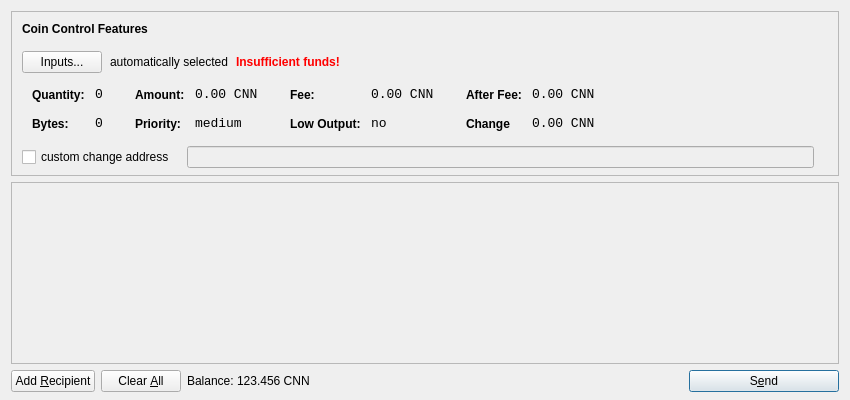
<?xml version="1.0" encoding="UTF-8"?>
<ui version="4.0">
 <class>SendCoinsDialog</class>
 <widget class="QDialog" name="SendCoinsDialog">
  <property name="geometry">
   <rect>
    <x>0</x>
    <y>0</y>
    <width>850</width>
    <height>400</height>
   </rect>
  </property>
  <property name="windowTitle">
   <string>Send Coins</string>
  </property>
  <layout class="QVBoxLayout" name="verticalLayout" stretch="0,1,0">
   <property name="bottomMargin">
    <number>8</number>
   </property>
   <item>
    <widget class="QFrame" name="frameCoinControl">
     <property name="sizePolicy">
      <sizepolicy hsizetype="Expanding" vsizetype="Expanding">
       <horstretch>0</horstretch>
       <verstretch>0</verstretch>
      </sizepolicy>
     </property>
     <property name="maximumSize">
      <size>
       <width>16777215</width>
       <height>16777215</height>
      </size>
     </property>
     <property name="frameShape">
      <enum>QFrame::StyledPanel</enum>
     </property>
     <property name="frameShadow">
      <enum>QFrame::Sunken</enum>
     </property>
     <layout class="QVBoxLayout" name="verticalLayoutCoinControl2">
      <property name="spacing">
       <number>-1</number>
      </property>
      <property name="leftMargin">
       <number>0</number>
      </property>
      <property name="topMargin">
       <number>0</number>
      </property>
      <property name="rightMargin">
       <number>0</number>
      </property>
      <property name="bottomMargin">
       <number>6</number>
      </property>
      <item>
       <layout class="QVBoxLayout" name="verticalLayoutCoinControl" stretch="0,0,0,0,1">
        <property name="spacing">
         <number>0</number>
        </property>
        <property name="leftMargin">
         <number>10</number>
        </property>
        <property name="topMargin">
         <number>10</number>
        </property>
        <item>
         <layout class="QHBoxLayout" name="horizontalLayoutCoinControl1">
          <property name="bottomMargin">
           <number>15</number>
          </property>
          <item>
           <widget class="QLabel" name="labelCoinControlFeatures">
            <property name="sizePolicy">
             <sizepolicy hsizetype="Preferred" vsizetype="Maximum">
              <horstretch>0</horstretch>
              <verstretch>0</verstretch>
             </sizepolicy>
            </property>
            <property name="font">
             <font>
              <weight>75</weight>
              <bold>true</bold>
             </font>
            </property>
            <property name="styleSheet">
             <string notr="true">font-weight:bold;</string>
            </property>
            <property name="text">
             <string>Coin Control Features</string>
            </property>
           </widget>
          </item>
         </layout>
        </item>
        <item>
         <layout class="QHBoxLayout" name="horizontalLayoutCoinControl2" stretch="0,0,0,0">
          <property name="spacing">
           <number>8</number>
          </property>
          <property name="bottomMargin">
           <number>10</number>
          </property>
          <item>
           <widget class="QPushButton" name="pushButtonCoinControl">
            <property name="styleSheet">
             <string notr="true"/>
            </property>
            <property name="text">
             <string>Inputs...</string>
            </property>
           </widget>
          </item>
          <item>
           <widget class="QLabel" name="labelCoinControlAutomaticallySelected">
            <property name="text">
             <string>automatically selected</string>
            </property>
            <property name="margin">
             <number>5</number>
            </property>
           </widget>
          </item>
          <item>
           <widget class="QLabel" name="labelCoinControlInsuffFunds">
            <property name="font">
             <font>
              <weight>75</weight>
              <bold>true</bold>
             </font>
            </property>
            <property name="styleSheet">
             <string notr="true">color:red;font-weight:bold;</string>
            </property>
            <property name="text">
             <string>Insufficient funds!</string>
            </property>
            <property name="margin">
             <number>5</number>
            </property>
           </widget>
          </item>
          <item>
           <spacer name="horizontalSpacerCoinControl">
            <property name="orientation">
             <enum>Qt::Horizontal</enum>
            </property>
            <property name="sizeHint" stdset="0">
             <size>
              <width>40</width>
              <height>1</height>
             </size>
            </property>
           </spacer>
          </item>
         </layout>
        </item>
        <item>
         <widget class="QWidget" name="widgetCoinControl" native="true">
          <property name="sizePolicy">
           <sizepolicy hsizetype="Preferred" vsizetype="Preferred">
            <horstretch>0</horstretch>
            <verstretch>0</verstretch>
           </sizepolicy>
          </property>
          <property name="minimumSize">
           <size>
            <width>0</width>
            <height>0</height>
           </size>
          </property>
          <property name="styleSheet">
           <string notr="true"/>
          </property>
          <layout class="QHBoxLayout" name="horizontalLayoutCoinControl5">
           <property name="margin">
            <number>0</number>
           </property>
           <item>
            <layout class="QHBoxLayout" name="horizontalLayoutCoinControl3" stretch="0,0,0,1">
             <property name="spacing">
              <number>20</number>
             </property>
             <property name="topMargin">
              <number>0</number>
             </property>
             <property name="bottomMargin">
              <number>10</number>
             </property>
             <item>
              <layout class="QFormLayout" name="formLayoutCoinControl1">
               <property name="horizontalSpacing">
                <number>10</number>
               </property>
               <property name="verticalSpacing">
                <number>14</number>
               </property>
               <property name="leftMargin">
                <number>10</number>
               </property>
               <property name="topMargin">
                <number>4</number>
               </property>
               <property name="rightMargin">
                <number>6</number>
               </property>
               <item row="0" column="0">
                <widget class="QLabel" name="labelCoinControlQuantityText">
                 <property name="styleSheet">
                  <string notr="true">font-weight:bold;</string>
                 </property>
                 <property name="text">
                  <string>Quantity:</string>
                 </property>
                 <property name="margin">
                  <number>0</number>
                 </property>
                </widget>
               </item>
               <item row="0" column="1">
                <widget class="QLabel" name="labelCoinControlQuantity">
                 <property name="font">
                  <font>
                   <family>Monospace</family>
                   <pointsize>10</pointsize>
                  </font>
                 </property>
                 <property name="cursor">
                  <cursorShape>IBeamCursor</cursorShape>
                 </property>
                 <property name="contextMenuPolicy">
                  <enum>Qt::ActionsContextMenu</enum>
                 </property>
                 <property name="text">
                  <string>0</string>
                 </property>
                 <property name="margin">
                  <number>0</number>
                 </property>
                 <property name="textInteractionFlags">
                  <set>Qt::LinksAccessibleByMouse|Qt::TextSelectableByKeyboard|Qt::TextSelectableByMouse</set>
                 </property>
                </widget>
               </item>
               <item row="1" column="0">
                <widget class="QLabel" name="labelCoinControlBytesText">
                 <property name="styleSheet">
                  <string notr="true">font-weight:bold;</string>
                 </property>
                 <property name="text">
                  <string>Bytes:</string>
                 </property>
                </widget>
               </item>
               <item row="1" column="1">
                <widget class="QLabel" name="labelCoinControlBytes">
                 <property name="font">
                  <font>
                   <family>Monospace</family>
                   <pointsize>10</pointsize>
                  </font>
                 </property>
                 <property name="cursor">
                  <cursorShape>IBeamCursor</cursorShape>
                 </property>
                 <property name="contextMenuPolicy">
                  <enum>Qt::ActionsContextMenu</enum>
                 </property>
                 <property name="text">
                  <string>0</string>
                 </property>
                 <property name="textInteractionFlags">
                  <set>Qt::LinksAccessibleByMouse|Qt::TextSelectableByKeyboard|Qt::TextSelectableByMouse</set>
                 </property>
                </widget>
               </item>
              </layout>
             </item>
             <item>
              <layout class="QFormLayout" name="formLayoutCoinControl2">
               <property name="horizontalSpacing">
                <number>10</number>
               </property>
               <property name="verticalSpacing">
                <number>14</number>
               </property>
               <property name="leftMargin">
                <number>6</number>
               </property>
               <property name="topMargin">
                <number>4</number>
               </property>
               <property name="rightMargin">
                <number>6</number>
               </property>
               <item row="0" column="0">
                <widget class="QLabel" name="labelCoinControlAmountText">
                 <property name="styleSheet">
                  <string notr="true">font-weight:bold;</string>
                 </property>
                 <property name="text">
                  <string>Amount:</string>
                 </property>
                 <property name="margin">
                  <number>0</number>
                 </property>
                </widget>
               </item>
               <item row="0" column="1">
                <widget class="QLabel" name="labelCoinControlAmount">
                 <property name="font">
                  <font>
                   <family>Monospace</family>
                   <pointsize>10</pointsize>
                  </font>
                 </property>
                 <property name="cursor">
                  <cursorShape>IBeamCursor</cursorShape>
                 </property>
                 <property name="contextMenuPolicy">
                  <enum>Qt::ActionsContextMenu</enum>
                 </property>
                 <property name="text">
                  <string>0.00 CNN</string>
                 </property>
                 <property name="textInteractionFlags">
                  <set>Qt::LinksAccessibleByMouse|Qt::TextSelectableByKeyboard|Qt::TextSelectableByMouse</set>
                 </property>
                </widget>
               </item>
               <item row="1" column="0">
                <widget class="QLabel" name="labelCoinControlPriorityText">
                 <property name="styleSheet">
                  <string notr="true">font-weight:bold;</string>
                 </property>
                 <property name="text">
                  <string>Priority:</string>
                 </property>
                </widget>
               </item>
               <item row="1" column="1">
                <widget class="QLabel" name="labelCoinControlPriority">
                 <property name="font">
                  <font>
                   <family>Monospace</family>
                   <pointsize>10</pointsize>
                  </font>
                 </property>
                 <property name="cursor">
                  <cursorShape>IBeamCursor</cursorShape>
                 </property>
                 <property name="contextMenuPolicy">
                  <enum>Qt::ActionsContextMenu</enum>
                 </property>
                 <property name="text">
                  <string>medium</string>
                 </property>
                 <property name="textInteractionFlags">
                  <set>Qt::LinksAccessibleByMouse|Qt::TextSelectableByKeyboard|Qt::TextSelectableByMouse</set>
                 </property>
                </widget>
               </item>
              </layout>
             </item>
             <item>
              <layout class="QFormLayout" name="formLayoutCoinControl3">
               <property name="horizontalSpacing">
                <number>10</number>
               </property>
               <property name="verticalSpacing">
                <number>14</number>
               </property>
               <property name="leftMargin">
                <number>6</number>
               </property>
               <property name="topMargin">
                <number>4</number>
               </property>
               <property name="rightMargin">
                <number>6</number>
               </property>
               <item row="0" column="0">
                <widget class="QLabel" name="labelCoinControlFeeText">
                 <property name="styleSheet">
                  <string notr="true">font-weight:bold;</string>
                 </property>
                 <property name="text">
                  <string>Fee:</string>
                 </property>
                 <property name="margin">
                  <number>0</number>
                 </property>
                </widget>
               </item>
               <item row="0" column="1">
                <widget class="QLabel" name="labelCoinControlFee">
                 <property name="font">
                  <font>
                   <family>Monospace</family>
                   <pointsize>10</pointsize>
                  </font>
                 </property>
                 <property name="cursor">
                  <cursorShape>IBeamCursor</cursorShape>
                 </property>
                 <property name="contextMenuPolicy">
                  <enum>Qt::ActionsContextMenu</enum>
                 </property>
                 <property name="text">
                  <string>0.00 CNN</string>
                 </property>
                 <property name="textInteractionFlags">
                  <set>Qt::LinksAccessibleByMouse|Qt::TextSelectableByKeyboard|Qt::TextSelectableByMouse</set>
                 </property>
                </widget>
               </item>
               <item row="1" column="0">
                <widget class="QLabel" name="labelCoinControlLowOutputText">
                 <property name="styleSheet">
                  <string notr="true">font-weight:bold;</string>
                 </property>
                 <property name="text">
                  <string>Low Output:</string>
                 </property>
                </widget>
               </item>
               <item row="1" column="1">
                <widget class="QLabel" name="labelCoinControlLowOutput">
                 <property name="font">
                  <font>
                   <family>Monospace</family>
                   <pointsize>10</pointsize>
                  </font>
                 </property>
                 <property name="cursor">
                  <cursorShape>IBeamCursor</cursorShape>
                 </property>
                 <property name="contextMenuPolicy">
                  <enum>Qt::ActionsContextMenu</enum>
                 </property>
                 <property name="text">
                  <string>no</string>
                 </property>
                 <property name="textInteractionFlags">
                  <set>Qt::LinksAccessibleByMouse|Qt::TextSelectableByKeyboard|Qt::TextSelectableByMouse</set>
                 </property>
                </widget>
               </item>
              </layout>
             </item>
             <item>
              <layout class="QFormLayout" name="formLayoutCoinControl4">
               <property name="horizontalSpacing">
                <number>10</number>
               </property>
               <property name="verticalSpacing">
                <number>14</number>
               </property>
               <property name="leftMargin">
                <number>6</number>
               </property>
               <property name="topMargin">
                <number>4</number>
               </property>
               <property name="rightMargin">
                <number>6</number>
               </property>
               <item row="0" column="0">
                <widget class="QLabel" name="labelCoinControlAfterFeeText">
                 <property name="styleSheet">
                  <string notr="true">font-weight:bold;</string>
                 </property>
                 <property name="text">
                  <string>After Fee:</string>
                 </property>
                 <property name="margin">
                  <number>0</number>
                 </property>
                </widget>
               </item>
               <item row="0" column="1">
                <widget class="QLabel" name="labelCoinControlAfterFee">
                 <property name="font">
                  <font>
                   <family>Monospace</family>
                   <pointsize>10</pointsize>
                  </font>
                 </property>
                 <property name="cursor">
                  <cursorShape>IBeamCursor</cursorShape>
                 </property>
                 <property name="contextMenuPolicy">
                  <enum>Qt::ActionsContextMenu</enum>
                 </property>
                 <property name="text">
                  <string>0.00 CNN</string>
                 </property>
                 <property name="textInteractionFlags">
                  <set>Qt::LinksAccessibleByMouse|Qt::TextSelectableByKeyboard|Qt::TextSelectableByMouse</set>
                 </property>
                </widget>
               </item>
               <item row="1" column="0">
                <widget class="QLabel" name="labelCoinControlChangeText">
                 <property name="styleSheet">
                  <string notr="true">font-weight:bold;</string>
                 </property>
                 <property name="text">
                  <string>Change</string>
                 </property>
                </widget>
               </item>
               <item row="1" column="1">
                <widget class="QLabel" name="labelCoinControlChange">
                 <property name="font">
                  <font>
                   <family>Monospace</family>
                   <pointsize>10</pointsize>
                  </font>
                 </property>
                 <property name="cursor">
                  <cursorShape>IBeamCursor</cursorShape>
                 </property>
                 <property name="contextMenuPolicy">
                  <enum>Qt::ActionsContextMenu</enum>
                 </property>
                 <property name="text">
                  <string>0.00 CNN</string>
                 </property>
                 <property name="textInteractionFlags">
                  <set>Qt::LinksAccessibleByMouse|Qt::TextSelectableByKeyboard|Qt::TextSelectableByMouse</set>
                 </property>
                </widget>
               </item>
              </layout>
             </item>
            </layout>
           </item>
          </layout>
         </widget>
        </item>
        <item>
         <layout class="QHBoxLayout" name="horizontalLayoutCoinControl4" stretch="0,0,0">
          <property name="spacing">
           <number>12</number>
          </property>
          <property name="sizeConstraint">
           <enum>QLayout::SetDefaultConstraint</enum>
          </property>
          <property name="topMargin">
           <number>5</number>
          </property>
          <property name="rightMargin">
           <number>5</number>
          </property>
          <item>
           <widget class="QCheckBox" name="checkBoxCoinControlChange">
            <property name="text">
             <string>custom change address</string>
            </property>
           </widget>
          </item>
          <item>
           <widget class="QLineEdit" name="lineEditCoinControlChange">
            <property name="enabled">
             <bool>false</bool>
            </property>
            <property name="sizePolicy">
             <sizepolicy hsizetype="Expanding" vsizetype="Fixed">
              <horstretch>0</horstretch>
              <verstretch>0</verstretch>
             </sizepolicy>
            </property>
           </widget>
          </item>
          <item>
           <widget class="QLabel" name="labelCoinControlChangeLabel">
            <property name="sizePolicy">
             <sizepolicy hsizetype="Preferred" vsizetype="Expanding">
              <horstretch>0</horstretch>
              <verstretch>0</verstretch>
             </sizepolicy>
            </property>
            <property name="minimumSize">
             <size>
              <width>0</width>
              <height>0</height>
             </size>
            </property>
            <property name="text">
             <string/>
            </property>
            <property name="margin">
             <number>3</number>
            </property>
           </widget>
          </item>
         </layout>
        </item>
        <item>
         <spacer name="verticalSpacerCoinControl">
          <property name="orientation">
           <enum>Qt::Vertical</enum>
          </property>
          <property name="sizeHint" stdset="0">
           <size>
            <width>800</width>
            <height>1</height>
           </size>
          </property>
         </spacer>
        </item>
       </layout>
      </item>
     </layout>
    </widget>
   </item>
   <item>
    <widget class="QScrollArea" name="scrollArea">
     <property name="widgetResizable">
      <bool>true</bool>
     </property>
     <widget class="QWidget" name="scrollAreaWidgetContents">
      <property name="geometry">
       <rect>
        <x>0</x>
        <y>0</y>
        <width>830</width>
        <height>165</height>
       </rect>
      </property>
      <layout class="QVBoxLayout" name="verticalLayout_2">
       <property name="margin">
        <number>0</number>
       </property>
       <item>
        <layout class="QVBoxLayout" name="entries">
         <property name="spacing">
          <number>6</number>
         </property>
        </layout>
       </item>
       <item>
        <spacer name="verticalSpacer">
         <property name="orientation">
          <enum>Qt::Vertical</enum>
         </property>
         <property name="sizeHint" stdset="0">
          <size>
           <width>20</width>
           <height>40</height>
          </size>
         </property>
        </spacer>
       </item>
      </layout>
     </widget>
    </widget>
   </item>
   <item>
    <layout class="QHBoxLayout" name="horizontalLayout">
     <item>
      <widget class="QPushButton" name="addButton">
       <property name="toolTip">
        <string>Send to multiple recipients at once</string>
       </property>
       <property name="text">
        <string>Add &amp;Recipient</string>
       </property>
       <property name="icon">
        <iconset resource="../bitcoin.qrc">
         <normaloff>:/icons/add</normaloff>:/icons/add</iconset>
       </property>
       <property name="autoDefault">
        <bool>false</bool>
       </property>
      </widget>
     </item>
     <item>
      <widget class="QPushButton" name="clearButton">
       <property name="sizePolicy">
        <sizepolicy hsizetype="Minimum" vsizetype="Fixed">
         <horstretch>0</horstretch>
         <verstretch>0</verstretch>
        </sizepolicy>
       </property>
       <property name="toolTip">
        <string>Remove all transaction fields</string>
       </property>
       <property name="text">
        <string>Clear &amp;All</string>
       </property>
       <property name="icon">
        <iconset resource="../bitcoin.qrc">
         <normaloff>:/icons/remove</normaloff>:/icons/remove</iconset>
       </property>
       <property name="autoRepeatDelay">
        <number>300</number>
       </property>
       <property name="autoDefault">
        <bool>false</bool>
       </property>
      </widget>
     </item>
     <item>
      <layout class="QHBoxLayout" name="horizontalLayout_2">
       <property name="spacing">
        <number>3</number>
       </property>
       <item>
        <widget class="QLabel" name="label">
         <property name="sizePolicy">
          <sizepolicy hsizetype="Preferred" vsizetype="Fixed">
           <horstretch>0</horstretch>
           <verstretch>0</verstretch>
          </sizepolicy>
         </property>
         <property name="text">
          <string>Balance:</string>
         </property>
        </widget>
       </item>
       <item>
        <widget class="QLabel" name="labelBalance">
         <property name="sizePolicy">
          <sizepolicy hsizetype="Preferred" vsizetype="Fixed">
           <horstretch>0</horstretch>
           <verstretch>0</verstretch>
          </sizepolicy>
         </property>
         <property name="cursor">
          <cursorShape>IBeamCursor</cursorShape>
         </property>
         <property name="text">
          <string>123.456 CNN</string>
         </property>
         <property name="textInteractionFlags">
          <set>Qt::LinksAccessibleByMouse|Qt::TextSelectableByKeyboard|Qt::TextSelectableByMouse</set>
         </property>
        </widget>
       </item>
      </layout>
     </item>
     <item>
      <spacer name="horizontalSpacer">
       <property name="orientation">
        <enum>Qt::Horizontal</enum>
       </property>
       <property name="sizeHint" stdset="0">
        <size>
         <width>40</width>
         <height>20</height>
        </size>
       </property>
      </spacer>
     </item>
     <item>
      <widget class="QPushButton" name="sendButton">
       <property name="minimumSize">
        <size>
         <width>150</width>
         <height>0</height>
        </size>
       </property>
       <property name="toolTip">
        <string>Confirm the send action</string>
       </property>
       <property name="text">
        <string>S&amp;end</string>
       </property>
       <property name="icon">
        <iconset resource="../bitcoin.qrc">
         <normaloff>:/icons/send</normaloff>:/icons/send</iconset>
       </property>
       <property name="default">
        <bool>true</bool>
       </property>
      </widget>
     </item>
    </layout>
   </item>
  </layout>
 </widget>
 <resources>
  <include location="../bitcoin.qrc"/>
 </resources>
 <connections/>
</ui>
